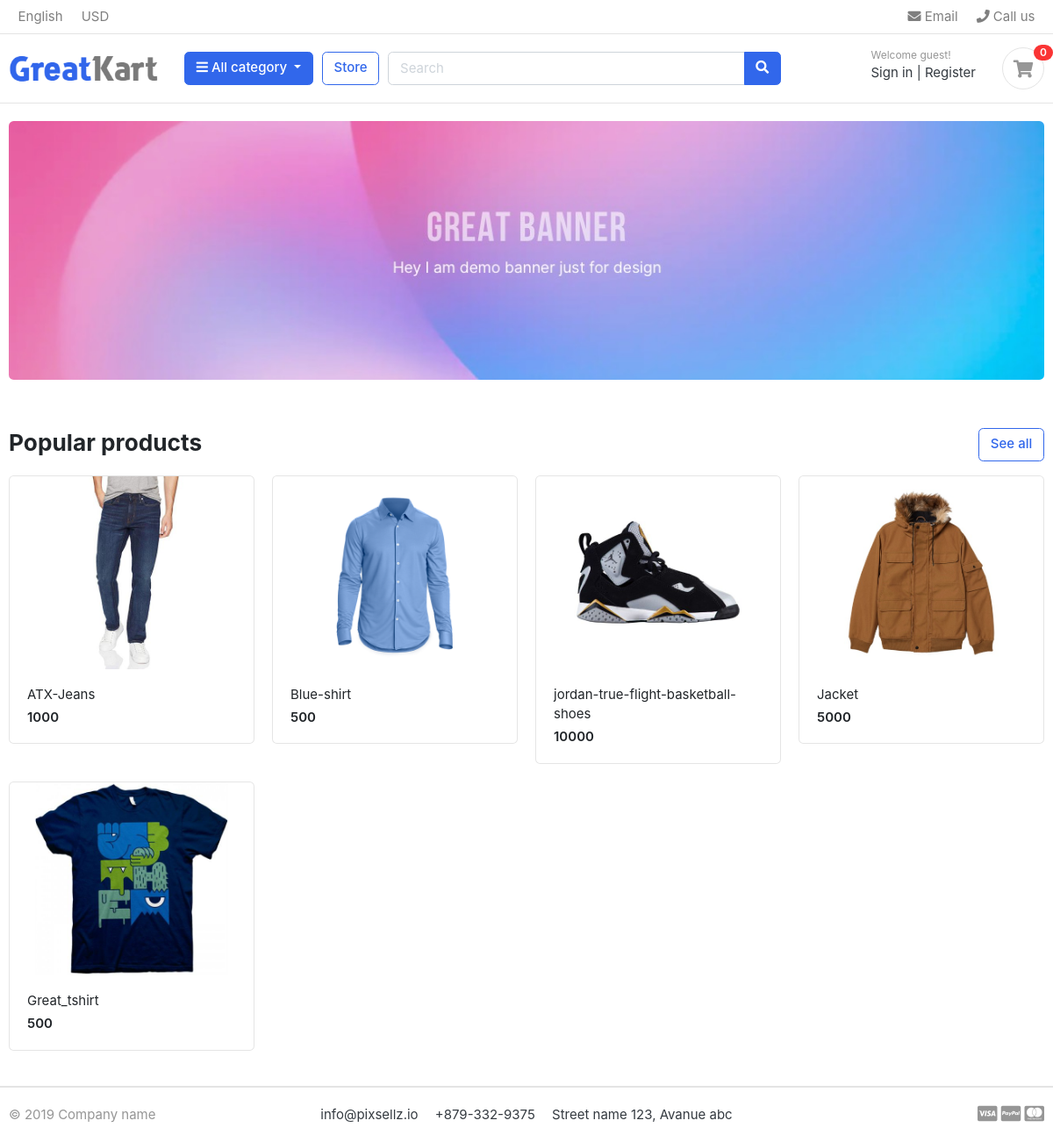
The page / on the database its author committed.
### store/models.py (models this page shows, shortened)
class Product(models.Model):
    product_name  = models.CharField(max_length= 50, unique= True)
    slug          = models.SlugField(max_length= 50, unique= True)
    description   = models.TextField(max_length= 500, blank= True)
    price         = models.IntegerField()
    images        = models.ImageField(upload_to='photos/products')
    stock         = models.IntegerField()
    is_available  = models.BooleanField(default= True)
    category      = models.ForeignKey(Category, on_delete= models.CASCADE)
    created_date  = models.DateTimeField(auto_now_add= True)
    modified_date = models.DateTimeField(auto_now= True)
    def get_url(self):
        return reverse('product_detail', args= [self.category.slug, self.slug])

### greatkart/views.py (the view)
# urls.py: 2. Add a URL to urlpatterns:  path('', views.home, name='home')
def home(request):
    categories = Product.objects.all()
    context = {
        'Products': categories
    }
    return render(request, 'index.html', context)

### cart/context_processor.py (called while the page is built)
def counter(request):
    cart_count = 0
    if 'admin' in request.path:
        return {}
    else:
        try:
            cart = Cart.objects.filter(cart_id = _cart_id(request))
            if request.user.is_authenticated:
                cart_items = CartItems.objects.all().filter(user = request.user)
            else:
                cart_items = CartItems.objects.all().filter(cart= cart[:1])
            for cart_item in cart_items:
                cart_count += cart_item.quantity
        except Cart.DoesNotExist:
            cart_count = 0
    return dict(cart_count = cart_count)

### cart/views.py (called while the page is built)
def _cart_id(request):
    cart = request.session.session_key
    if not cart:
        cart = request.session.create()
    return cart

### category/context_processor.py (called while the page is built)
def menu_links(request):
    links = Category.objects.all()
    return dict(links=links)

### category/models.py (called while the page is built)
    def get_url(self):
        return reverse('product_by_category', args = [self.slug])

### greatkart/templates/index.html (shortened to what this page needs)
{%extends 'base.html'%}
{% load static %}
{%block content%}
<section class="section-intro padding-y-sm">
<div class="container">
<div class="intro-banner-wrap">
	<img src="{%static 'images/banners/1.jpg'%}" class="img-fluid rounded">
</div>
</div>
</section>
<section class="section-name padding-y-sm">
<div class="container">
<header class="section-heading">
	<a href="{%url 'store' %}" class="btn btn-outline-primary float-right">See all</a>
	<h3 class="section-title">Popular products</h3>
</header>
<div class="row">
	{% for product in Products %}
	<div class="col-md-3">
		<div class="card card-product-grid">
			<a href="{{product.get_url}}"class="img-wrap"> <img src={{ product.images.url}}> </a>
			<figcaption class="info-wrap">
				<a href="{{product.get_url}}" class="title">{{ product.product_name }}</a>
				<div class="price mt-1">{{product.price}}</div>
			</figcaption>
		</div>
	</div>
	{% endfor %}
 </section>
</body>
</html>
{%endblock%}

### static/css/ui.css (style rules this page uses)
html { font-family: "Inter", sans-serif; font-size: 15px; }
.img-wrap { text-align: center; display: block; }
.img-wrap img { max-width: 100%; }
.padding-y-sm { padding-top: 20px; padding-bottom: 20px; }
.section-heading { margin-bottom: 20px; margin-top: 15px; }
.section-title { color: #212529; }
[class*=card-product] a.title { color: #212529; display: block; }
[class*=card-product] .img-wrap { overflow: hidden; position: relative; }
[class*=card-product] .img-wrap img { height: 100%; max-width: 100%; width: auto; display: inline-block; -o-object-fit: cover; object-fit: cover; }
.card-product-grid { margin-bottom: 20px; }
.card-product-grid .img-wrap { border-radius: 0.2rem 0.2rem 0 0; height: 220px; }
.card-product-grid .info-wrap { overflow: hidden; padding: 18px 20px; }
.card .img-wrap { overflow: hidden; }
.price { font-weight: 600; color: #212529; }

### rows shown on the page
Product: images (picture), product_name "ATX-Jeans", price "1000"
Product: images (picture), product_name "Blue-shirt", price "500"
Product: images (picture), product_name "jordan-true-flight-basketball-shoes", price "10000"
Product: images (picture), product_name "Jacket", price "5000"
Product: images (picture), product_name "Great_tshirt", price "500"

### other values the page prints
{{ cart_count }} "0"
